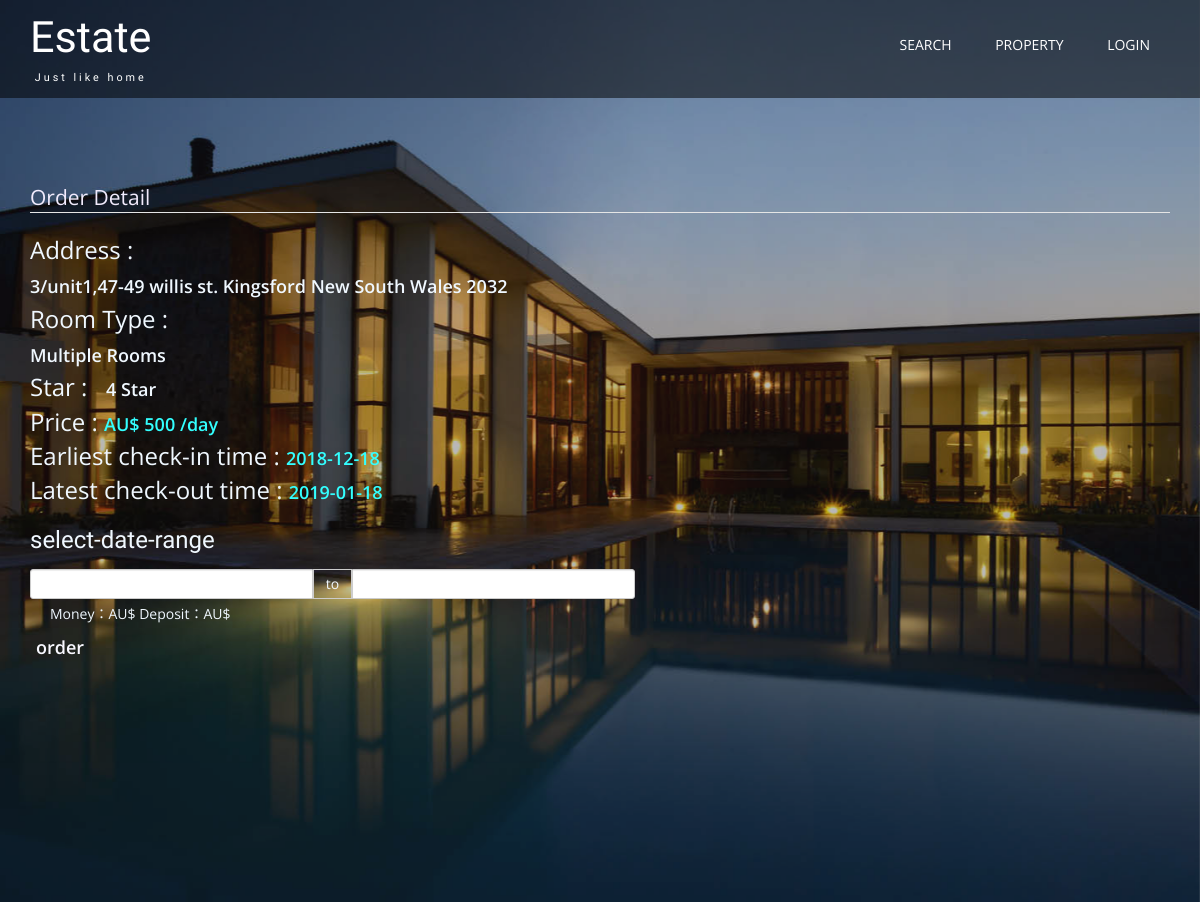
/booking?HouseID=44b58ba6-1437-406c-bbed-709782b5f554, run on the app's committed database.
### tables this page shows
CREATE TABLE hotel (
                    userid char(50),
                    useremail char(50),
                    HouseID char(50) primary key not null,
                    RoomNo char(50),
                    Street char(50),
                    Suburb char(50),
                    State char(50),
                    Postcode char(50),
                    RoomType char(50),
                    Star char(50),
                    check_in_date char(50),
                    check_out_date char(50),
                    price int(50),
                    description char(255),
                    Image char(50),
                    post_time char(50),
                    booking char(50),
                    full_address char(255)
                    );

### project.py (the view)
@app.route('/booking', methods = ['GET','POST'])
def booking():
    house_id = request.args.get('HouseID')
    print(house_id)
    house_detail, user_detail = load_house_info(house_id)
    return render_template('booking_house.html', house_detail = house_detail, user_detail = user_detail)

### project.py (called while the page is built)
def query(sql):
    conn = sqlite3.connect('small.db', detect_types=sqlite3.PARSE_DECLTYPES, check_same_thread=False)
    cur = conn.cursor()
    cur.execute(sql)
    return cur

def load_house_info(id):
    sql = 'select * from hotel where HouseID = "' + id + '"'
    print(sql)
    cur = query(sql)
    h_tuple = cur.fetchone()
    house = house_info(h_tuple)
    sql = 'select * from users where ID = "' + house.userid + '"'
    print(sql)
    cur = query(sql)
    h_tuple = cur.fetchone()
    user = user_info(h_tuple)
    return house, user

### templates/booking_house.html (shortened to what this page needs)
{% extends "base.html" %}
{% block beforehead %}
    <link href="/static/plugins/font-awesome/css/font-awesome.min.css" rel="stylesheet">
    <link href="/static/plugins/bootstrap-datepicker/css/bootstrap-datepicker.min.css" rel="stylesheet">
    <link href="/static/css/booking.css" rel="stylesheet">
    <link href="/static/css/detail.css" rel="stylesheet">
{% endblock %}
{% block body_contents %}
<form id="searchform" action="order" method="post">
    <div style="color: aliceblue" >
    <legend style="color: rgb(241, 235, 253);">Order Detail</legend>
    <p style="font-size:x-large">Address :
    </br><span style="font-size:large;font-weight:600">{{ house_detail.full_address }}</span></p>
    <p style="font-size:x-large">Room Type :
    </br><span  style="font-size:large;font-weight:600">{{ house_detail.RoomType }}</span></p>
    <p style="font-size:x-large">Star : &nbsp;
    <span  style="font-size:large;font-weight:600">{{ house_detail.Star }} Star</span></p>
    <p class="price" style="font-size:x-large">Price :&nbsp;<span  style="font-size:large;font-weight:600;font-weight:600;color:#33ffff">AU$ <span>{{ house_detail.price }}</span> /day</span></p>
    <p class="check_in_date" style="font-size:x-large">Earliest check-in time :&nbsp;<span style="font-size:large;font-weight:600;color:#33ffff">{{ house_detail.check_in_date  }}</span></p>
    <p class="check_out_date" style="font-size:x-large">Latest check-out time :&nbsp;<span style="font-size:large;font-weight:600;color:#33ffff">{{ house_detail.check_out_date }} </span></p>
    <h3>select-date-range</h3>
            <div class="select-date" style="background-color: Transparent;width:600px">
                <div class="input-daterange input-group" style="margin-left:-15px">
                    <input type="text" class="input-sm form-control" id="start-date" name="start-date" width="200px">
                    <span class="input-group-addon" style="color:aliceblue">to</span>
                    <input type="text" class="input-sm form-control" id="end-date" name="end-date" width="200px">
                </div>
                <div >
                    <span class="order-amount">Money：AU$</span>
                    <span class="order-deposit">Deposit：AU$</span>
                </div>
            </div>
            <button class="orderbtn" type="submit" value="order">order</button>
        </div>
</form>
{% endblock %}

### css/style.css (style rules this page uses)
body { margin:0; padding:0; background:#fff; font-family: 'Open Sans', sans-serif; }
h1,h2,h3,h4,h5,h6 { margin:0; font-family: 'Work Sans', sans-serif; }
p { margin:0; font-size:14px; }

### css/smoothbox.css (style rules this page uses)
body, html { height:100%; width:100%; }

### static/css/booking.css (style rules this page uses)
body { background-color: #eee; }
.select-date { background-color: #fff; margin: 10px; border-radius: 5px; }
.input-daterange>input { font-size: 14px; }
.input-daterange { padding: 5px; }
.order-amount { padding-left: 10px; }

### static/css/detail.css (style rules this page uses)
body { background-color: #fff; }

### templates/booking_house.html (style rules this page uses)
.orderbtn { font-size:large; color:#f8f8ff; font-weight: 600; margin-right:30px; text-decoration:none; display:inline-block; background-color: Transparent; border: none; }

### data on the page
hotel: full_address "3/unit1,47-49 willis st. Kingsford New South Wales 2032", RoomType "Multiple Rooms", Star "4", price "500", check_in_date "2018-12-18", check_out_date "2019-01-18"
